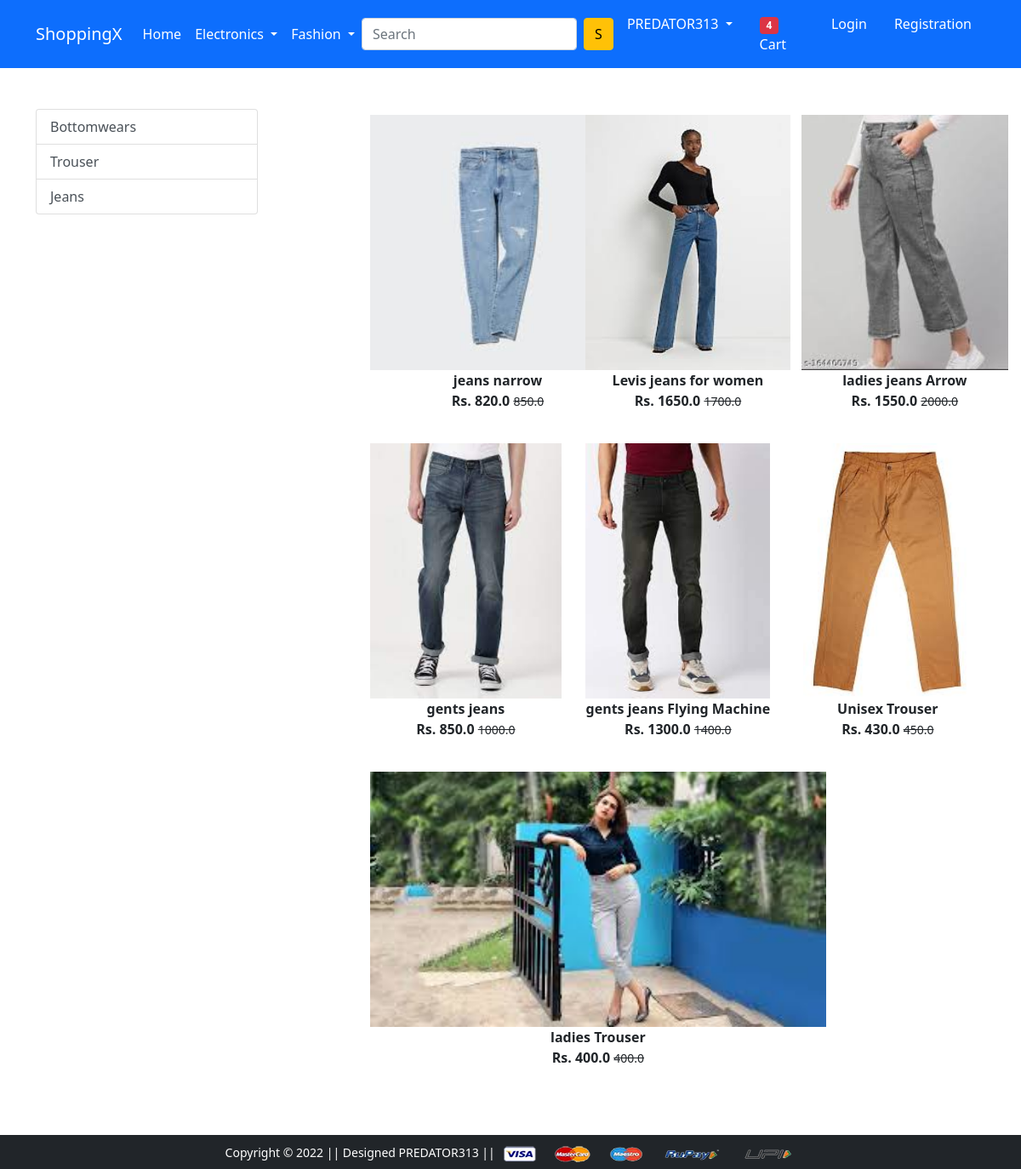
Screenshot of /bottomwears/ with the database file from the repository.
### app/models.py (models this page shows, shortened)
class Product(models.Model):
    title=models.CharField(max_length=50)
    selling_price=models.FloatField()
    discount_price=models.FloatField()
    description=models.TextField()
    brand=models.CharField(max_length=100)
    category=models.CharField(choices=CATEGORY_CHOICES,max_length=2)
    product_image=models.ImageField(upload_to='productimg')

### app/views.py (the view)
# urls.py: path('bottomwears/',views.bottomwears,name='bottomwears'),
def bottomwears(request,data=None):
    if(data==None):
        bottomwears=Product.objects.filter(category='BW')
    elif(data=='jeans' or data=='trouser'):
        bottomwears=Product.objects.filter(category='BW').filter(brand=data)
    return render(request,'app/bottomwears.html',{'bottomwears':bottomwears})

### app/templates/app/bottomwears.html (shortened to what this page needs)
{% extends 'app/base.html' %}
{% load static %}
{% block main-content %}
<div class="container my-5">
 <div class="row">
  <div class="col-sm-3">
    <div class="list-group">
        <a href="/bottomwears" class="list-group-item list-group-item-action" aria-current="true">Bottomwears</a>
        <a href="/bottomwears/trouser" class="list-group-item list-group-item-action" aria-current="true">Trouser</a>
        <a href="/bottomwears/jeans" class="list-group-item list-group-item-action">Jeans</a>
    </div>
  </div>
  <div class="col-sm-8 offset-sm-1">
   <div class="row">
    {% for product in bottomwears %}
    <div class="col-sm-4 text-center mb-4">
        <a href="{% url 'product-detail' product.id %}" class="btn">
            <div class="item">
                <img src="{{product.product_image.url}}" alt="" height="300" class="">
                <div class="fw-bold">{{product.title}}</div>
                <div class="fw-bold">Rs. {{product.discount_price}}
                <small class="fw-light text-decoration-line-through">{{product.selling_price}}</small></div>
            </div>
        </a>
    </div>
    {% endfor %}
   </div>
  </div>
 </div>
</div>
{% endblock main-content %}

### rows the page displays
Product: product_image (picture), title "jeans narrow", discount_price "820.0", selling_price "850.0"
Product: product_image (picture), title "Levis jeans for women", discount_price "1650.0", selling_price "1700.0"
Product: product_image (picture), title "ladies jeans Arrow", discount_price "1550.0", selling_price "2000.0"
Product: product_image (picture), title "gents jeans", discount_price "850.0", selling_price "1000.0"
Product: product_image (picture), title "gents jeans Flying Machine", discount_price "1300.0", selling_price "1400.0"
Product: product_image (picture), title "Unisex Trouser", discount_price "430.0", selling_price "450.0"
Product: product_image (picture), title "ladies Trouser", discount_price "400.0", selling_price "400.0"
